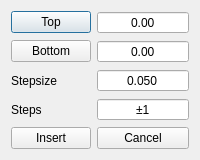
<?xml version="1.0" encoding="UTF-8"?>
<ui version="4.0">
 <class>tomogram_picker</class>
 <widget class="QDialog" name="tomogram_picker">
  <property name="sizePolicy">
   <sizepolicy hsizetype="Minimum" vsizetype="Minimum">
    <horstretch>0</horstretch>
    <verstretch>0</verstretch>
   </sizepolicy>
  </property>
  <property name="minimumSize">
   <size>
    <width>0</width>
    <height>0</height>
   </size>
  </property>
  <property name="windowTitle">
   <string>Tomogram Settings</string>
  </property>
  <property name="unifiedTitleAndToolBarOnMac" stdset="0">
   <bool>false</bool>
  </property>
  <layout class="QFormLayout" name="formLayout">
   <item row="0" column="0">
    <widget class="QPushButton" name="btnTop">
     <property name="text">
      <string>Top</string>
     </property>
     <property name="checkable">
      <bool>true</bool>
     </property>
    </widget>
   </item>
   <item row="0" column="1">
    <widget class="QDoubleSpinBox" name="qsbTop">
     <property name="sizePolicy">
      <sizepolicy hsizetype="Minimum" vsizetype="Minimum">
       <horstretch>0</horstretch>
       <verstretch>0</verstretch>
      </sizepolicy>
     </property>
     <property name="alignment">
      <set>Qt::AlignCenter</set>
     </property>
     <property name="buttonSymbols">
      <enum>QAbstractSpinBox::NoButtons</enum>
     </property>
     <property name="minimum">
      <double>-99999.000000000000000</double>
     </property>
     <property name="maximum">
      <double>99999.000000000000000</double>
     </property>
    </widget>
   </item>
   <item row="1" column="0">
    <widget class="QPushButton" name="btnBottom">
     <property name="text">
      <string>Bottom</string>
     </property>
     <property name="checkable">
      <bool>true</bool>
     </property>
    </widget>
   </item>
   <item row="1" column="1">
    <widget class="QDoubleSpinBox" name="qsbBottom">
     <property name="sizePolicy">
      <sizepolicy hsizetype="Minimum" vsizetype="Minimum">
       <horstretch>0</horstretch>
       <verstretch>0</verstretch>
      </sizepolicy>
     </property>
     <property name="alignment">
      <set>Qt::AlignCenter</set>
     </property>
     <property name="buttonSymbols">
      <enum>QAbstractSpinBox::NoButtons</enum>
     </property>
     <property name="minimum">
      <double>-99999.000000000000000</double>
     </property>
     <property name="maximum">
      <double>99999.000000000000000</double>
     </property>
    </widget>
   </item>
   <item row="2" column="0">
    <widget class="QLabel" name="label">
     <property name="text">
      <string>Stepsize</string>
     </property>
    </widget>
   </item>
   <item row="2" column="1">
    <widget class="QDoubleSpinBox" name="qsbIncrements">
     <property name="alignment">
      <set>Qt::AlignCenter</set>
     </property>
     <property name="buttonSymbols">
      <enum>QAbstractSpinBox::NoButtons</enum>
     </property>
     <property name="decimals">
      <number>3</number>
     </property>
     <property name="value">
      <double>0.050000000000000</double>
     </property>
    </widget>
   </item>
   <item row="3" column="0">
    <widget class="QLabel" name="label_2">
     <property name="text">
      <string>Steps</string>
     </property>
    </widget>
   </item>
   <item row="3" column="1">
    <widget class="QSpinBox" name="qsbSteps">
     <property name="focusPolicy">
      <enum>Qt::NoFocus</enum>
     </property>
     <property name="alignment">
      <set>Qt::AlignCenter</set>
     </property>
     <property name="readOnly">
      <bool>true</bool>
     </property>
     <property name="buttonSymbols">
      <enum>QAbstractSpinBox::NoButtons</enum>
     </property>
     <property name="prefix">
      <string>±</string>
     </property>
     <property name="maximum">
      <number>10000</number>
     </property>
     <property name="value">
      <number>1</number>
     </property>
    </widget>
   </item>
   <item row="4" column="0">
    <widget class="QPushButton" name="btnAdd">
     <property name="text">
      <string>Insert</string>
     </property>
    </widget>
   </item>
   <item row="4" column="1">
    <widget class="QPushButton" name="btnCancel">
     <property name="text">
      <string>Cancel</string>
     </property>
    </widget>
   </item>
  </layout>
 </widget>
 <layoutdefault spacing="6" margin="11"/>
 <tabstops>
  <tabstop>btnTop</tabstop>
  <tabstop>qsbTop</tabstop>
  <tabstop>btnBottom</tabstop>
  <tabstop>qsbBottom</tabstop>
  <tabstop>qsbIncrements</tabstop>
  <tabstop>btnAdd</tabstop>
  <tabstop>btnCancel</tabstop>
 </tabstops>
 <resources/>
 <connections/>
</ui>
